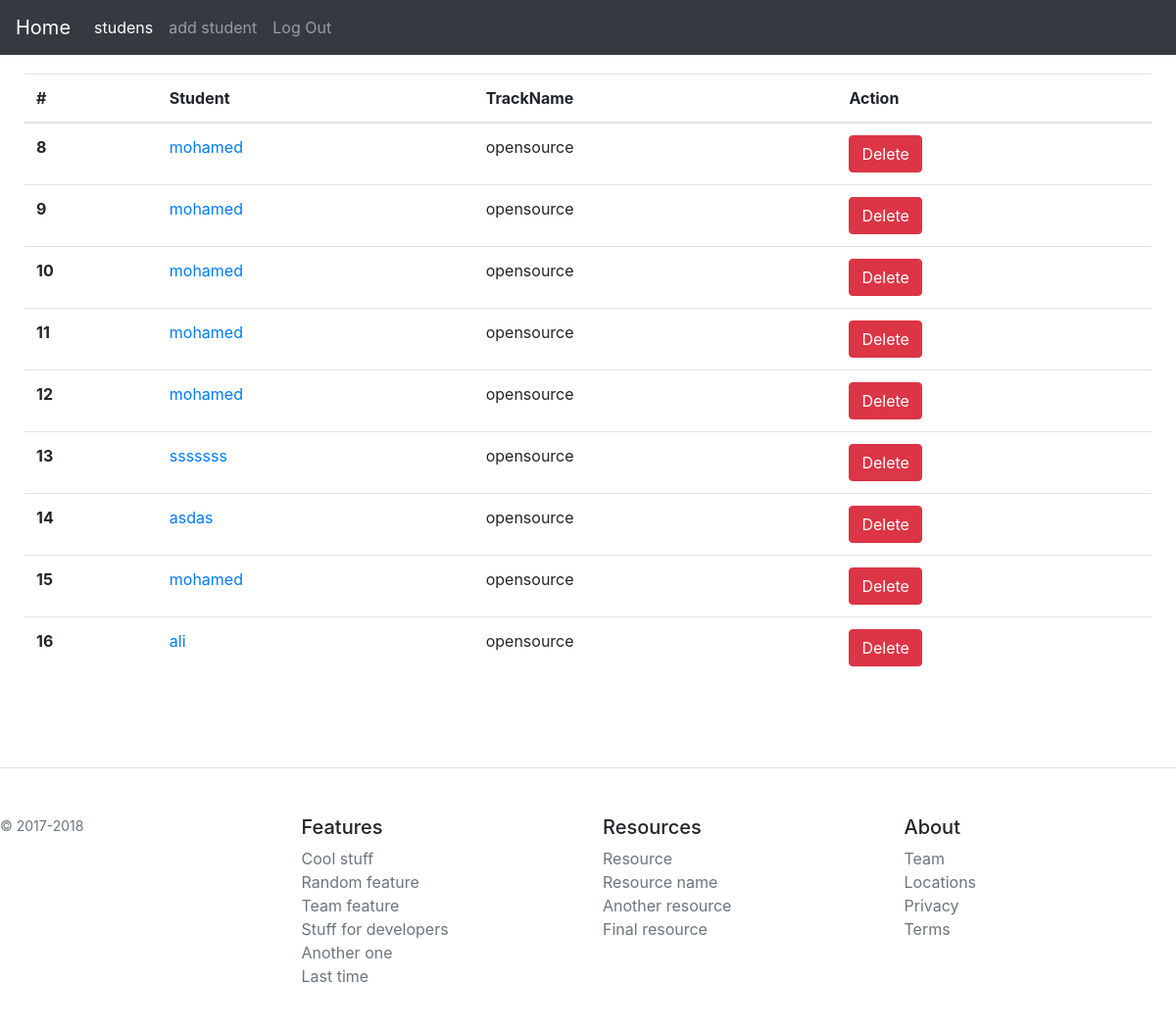
The app's page /students (signed in) with its own data.
### iti/models.py (models this page shows, shortened)
class Student (models.Model):
    student_name=models.CharField(max_length=50)
    student_age=models.IntegerField()
    track=models.ForeignKey(Track, on_delete=models.CASCADE)

class Track(models.Model) :
    track_name=models.CharField(max_length=50)
    courses=models.ManyToManyField(Course)

### iti/views.py (the view)
# urls.py: path('students', views.get_students, name='students'),
@login_required(login_url='login')
def get_students(request):
    students = Student.objects.all()
    return render(request, "students.html", {"students": students})

### iti/templates/students.html
{% extends 'base.html'%}
    {% block content %}
 <table class="table">
      <thead>
        <tr>
          <th scope="col">#</th>
          <th scope="col">Student</th>
          <th scope="col">TrackName</th>
          <th scope="col">Action</th>
        </tr>
      </thead>
      <tbody>
        {%for student in students%}
        <tr>
          <th scope="row">{{student.id}}</th>
          <td>
            <a href="{% url 'studentdetails' student.id %}"
              >{{student.student_name}}</a
            >
          </td>
          <td>{{student.track.track_name}}</td>
          <td>
            <a
              href="{% url 'studentdelete' student.id %}"
              class="btn btn-danger"
              >Delete</a
            >
          </td>
        </tr>
        {%endfor%}
      </tbody>
    </table>
{% endblock %}

### iti/templates/base.html (shortened to what this page needs)
<!DOCTYPE html>
<html lang="en">
  <head>
    <link
      rel="stylesheet"
      href="https://cdn.jsdelivr.net/npm/bootstrap@4.6.1/dist/css/bootstrap.min.css"
    />
  </head>
  <body>
    <nav class="navbar navbar-expand-md navbar-dark fixed-top bg-dark">
      <a class="navbar-brand" href="{% url 'index' %}">Home</a>
      <div class="collapse navbar-collapse" id="navbarsExampleDefault">
        <ul class="navbar-nav mr-auto">
          <li class="nav-item active">
            <a class="nav-link" href="{% url 'students' %}"
              >studens <span class="sr-only">(current)</span></a
            >
          </li>
          <li class="nav-item">
            <a class="nav-link" href="{% url 'addstudent' %}">add student</a>
          </li>
          {% if user.is_authenticated%}
          <li class="nav-item">
            <a class="nav-link" href="{% url 'logout' %}">Log Out</a>
          </li>
          {% else %}
          <li class="nav-item">
            <a class="nav-link" href="{% url 'login' %}">Log In</a>
          </li>
          {% endif %}
        </ul>
      </div>
    </nav>
    <div style="padding: 25px; margin:50px auto; " >
       {%block content%} {%endblock%}
    </div>
    <footer class="pt-4 my-md-5 pt-md-5 border-top mt-auto">
      <div class="row">
        <div class="col-12 col-md">
          <small class="d-block mb-3 text-muted">© 2017-2018</small>
        </div>
        <div class="col-6 col-md">
          <h5>Features</h5>
          <ul class="list-unstyled text-small">
            <li><a class="text-muted" href="#">Cool stuff</a></li>
            <li><a class="text-muted" href="#">Random feature</a></li>
            <li><a class="text-muted" href="#">Team feature</a></li>
            <li><a class="text-muted" href="#">Stuff for developers</a></li>
            <li><a class="text-muted" href="#">Another one</a></li>
            <li><a class="text-muted" href="#">Last time</a></li>
          </ul>
        </div>
        <div class="col-6 col-md">
          <h5>Resources</h5>
          <ul class="list-unstyled text-small">
            <li><a class="text-muted" href="#">Resource</a></li>
            <li><a class="text-muted" href="#">Resource name</a></li>
            <li><a class="text-muted" href="#">Another resource</a></li>
            <li><a class="text-muted" href="#">Final resource</a></li>
          </ul>
        </div>
        <div class="col-6 col-md">
          <h5>About</h5>
          <ul class="list-unstyled text-small">
            <li><a class="text-muted" href="#">Team</a></li>
            <li><a class="text-muted" href="#">Locations</a></li>
            <li><a class="text-muted" href="#">Privacy</a></li>
            <li><a class="text-muted" href="#">Terms</a></li>
          </ul>
        </div>
      </div>
    </footer>
  </body>
</html>

### iti/templates/base.html (style rules this page uses)
table { margin: 0 auto; }
footer { bottom:0; width: 100%; }
.navbar { margin-bottom: 1000px; }

### records on screen
Student: id "8", student_name "mohamed", track.track_name "opensource"
Student: id "9", student_name "mohamed", track.track_name "opensource"
Student: id "10", student_name "mohamed", track.track_name "opensource"
Student: id "11", student_name "mohamed", track.track_name "opensource"
Student: id "12", student_name "mohamed", track.track_name "opensource"
Student: id "13", student_name "sssssss", track.track_name "opensource"
Student: id "14", student_name "asdas", track.track_name "opensource"
Student: id "15", student_name "mohamed", track.track_name "opensource"
Student: id "16", student_name "ali", track.track_name "opensource"
